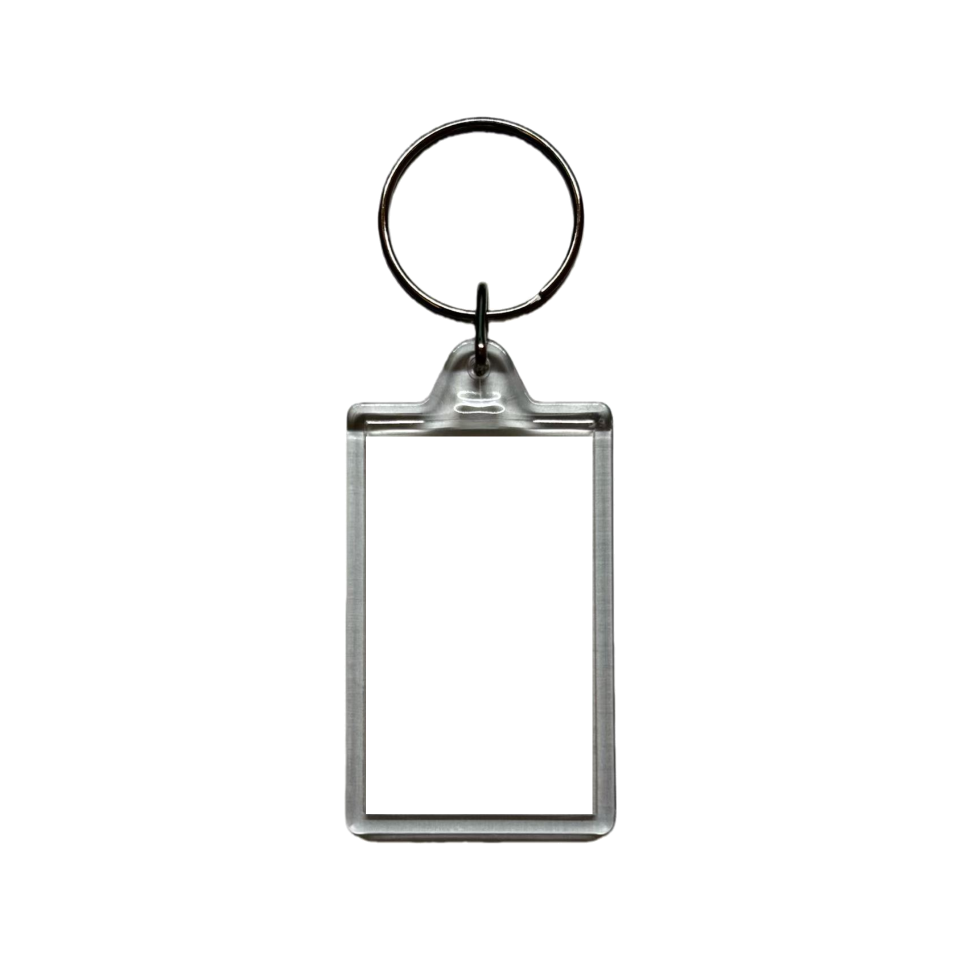
#> input picture assets/keychain/keychain_overlay.png, 1920 x 1920 px (shown at 1/2 size)
$ python -i make_player.py   (imports and definitions only)
#> lines starting #> are read from the running program, lines starting #| are printed output that depends on the picture
### tools/fonts.py
# -*- coding: utf-8 -*-
"""跨平台中文字体探测。

出图需要一款中文字体（粗体、常规各一）。本模块按以下顺序查找：

1. **环境变量显式指定**（最优先，任何平台都适用）
   - ``MINUET_FONT_BOLD`` —— 粗体字体文件路径
   - ``MINUET_FONT_REG``  —— 常规字体文件路径
2. 当前平台的常见字体路径候选
3. 扫描系统字体目录，按关键词匹配（微软雅黑 / 苹方 / 思源黑体 / 文泉驿…）

定位不到时抛出带解决步骤的 :class:`RuntimeError`，
而不是让上层画出一堆「豆腐块」（□□□）却不知道为什么。
"""
from __future__ import annotations

import glob
import os
import sys

# 关键词按优先级排列（越靠前越优先）。扫描字体目录时用文件名匹配。
_BOLD_KEYWORDS = [
    "msyhbd",              # 微软雅黑 Bold (Windows)
    "pingfang",            # 苹方 (macOS)
    "sourcehansanssc-bold", "sourcehansanssc_bold",
    "notosanscjk-bold", "notosanscjksc-bold",
    "sourcehansans-bold",
    "msyh", "simhei",      # 退而求其次
    "wqy-zenhei", "wqy-microhei",
    "simsun",
]
_REG_KEYWORDS = [
    "msyh",
    "pingfang",
    "sourcehansanssc-regular", "sourcehansanssc_regular",
    "notosanscjk-regular", "notosanscjksc-regular",
    "sourcehansans-regular",
    "simhei",
    "wqy-zenhei", "wqy-microhei",
    "simsun",
]

_cache: dict[str, str] = {}


def _search_dirs():
    """产出当前平台值得扫描的字体目录。"""
    if sys.platform.startswith("win"):
        win = os.environ.get("WINDIR", r"C:\Windows")
        yield os.path.join(win, "Fonts")
        local = os.environ.get("LOCALAPPDATA")
        if local:
            yield os.path.join(local, "Microsoft", "Windows", "Fonts")
    elif sys.platform == "darwin":
        yield "/System/Library/Fonts"
        yield "/Library/Fonts"
        yield os.path.expanduser("~/Library/Fonts")
    else:
        yield "/usr/share/fonts"
        yield "/usr/local/share/fonts"
        yield os.path.expanduser("~/.fonts")
        yield os.path.expanduser("~/.local/share/fonts")


def find(bold: bool = True) -> str:
    """返回一个可用的中文字体文件路径。

    :param bold: True 取粗体，False 取常规体
    :raises RuntimeError: 找不到任何可用字体时
    """
#> called with bold = True
    key = "bold" if bold else "reg"
    if key in _cache:
        return _cache[key]

    env_name = "MINUET_FONT_BOLD" if bold else "MINUET_FONT_REG"
    env_val = os.environ.get(env_name)
    if env_val:
        if os.path.exists(env_val):
            _cache[key] = env_val
            return env_val
        raise RuntimeError(
            f"环境变量 {env_name} 指向的字体文件不存在：{env_val}"
        )

    keywords = _BOLD_KEYWORDS if bold else _REG_KEYWORDS
    hits: list[tuple[int, str]] = []
    for d in _search_dirs():
        if not os.path.isdir(d):
            continue
        for ext in ("*.ttc", "*.ttf", "*.otf", "*.otc"):
            for path in glob.glob(os.path.join(d, "**", ext), recursive=True):
                name = os.path.basename(path).lower()
                for rank, kw in enumerate(keywords):
                    if kw in name:
                        hits.append((rank, path))
                        break

    if hits:
        # 关键词优先级优先；同优先级取路径较短的（通常是正体，不是变体）
        hits.sort(key=lambda t: (t[0], len(t[1])))
        _cache[key] = hits[0][1]
        return _cache[key]

    raise RuntimeError(
        "找不到可用的中文字体，出图会因为缺字变成方块。请任选一种方式解决：\n"
        "  1) 指定字体文件（推荐）\n"
        "     Windows:      set MINUET_FONT_BOLD=C:\\Windows\\Fonts\\msyhbd.ttc\n"
        "                   set MINUET_FONT_REG=C:\\Windows\\Fonts\\msyh.ttc\n"
        "     macOS/Linux:  export MINUET_FONT_BOLD=/path/to/font.ttc\n"
        "                   export MINUET_FONT_REG=/path/to/font.ttc\n"
        "  2) 安装中文字体后重试\n"
        "     Debian/Ubuntu:  sudo apt install fonts-noto-cjk\n"
        "     CentOS/RHEL:    sudo yum install wqy-zenhei-fonts\n"
        "     macOS 自带苹方，通常无需安装"
    )


def find_bold() -> str:
    return find(bold=True)


def find_regular() -> str:
    return find(bold=False)
#> further down, picture is the input picture: PIL image 1920x1920 RGBA; mean R, G, B, A 239.4, 239.6, 239, 12.4


# [3 lines that do not run on import are left out]

### tools/make_player.py
# -*- coding: utf-8 -*-
"""
网易云「播放界面 · 方形封面」母版合成器

用专辑封面母版 + 歌曲信息, 复刻网易云 App 深色播放界面 (方形封面样式)。

设计要点:
- 比例 1:2.168 (iPhone 全屏, 1179x2556), 分辨率任意指定
- 不含状态栏 (时间/信号/电量), 比手机截图干净
- 全元素程序化绘制 (不依赖字体符号, 避免缺字变豆腐块)
- 版面比例均取自真实截图的像素测量, 非目测估算

用法:
  python make_player.py --cover 封面.jpg --title 如果呢 --artist 郑润泽 \
                        --duration 257 --played 0.047 --width 1200 --out out.png
"""
import argparse
import os

import numpy as np
from PIL import Image, ImageChops, ImageDraw, ImageFilter, ImageFont

from fonts import find_bold, find_regular

# 中文字体：自动探测当前系统（Windows/macOS/Linux 各有候选表），
# 也可用环境变量 MINUET_FONT_BOLD / MINUET_FONT_REG 直接指定字体文件。
BD = find_bold()
RG = find_regular()

# ---------- 配色 (取自真实截图采样) ----------
BG_TOP = (48, 48, 48)
BG_BOTTOM = (20, 20, 20)
TEXT_MAIN = (245, 245, 247)
TEXT_SUB = (146, 146, 152)
ACCENT_RED = (255, 45, 70)
TAG_BG = (255, 255, 255, 20)
BAR_DONE = (255, 255, 255)
BAR_REST = (90, 90, 92)
ICON = (238, 238, 242)
ICON_DIM = (150, 150, 156)
GREEN = (58, 205, 128)

# ---------- 版面锚点 (占画面高度比例) ----------
# 无状态栏: 已把状态栏高度剔除后重新归一, 顶部更紧凑
A_NO_SB = dict(nav=0.0400, cover=0.1216, tag=0.6266, title=0.6714, art=0.6912,
               bar=0.7481, time=0.7716, ctl=0.8500, bot=0.9332)
# 带状态栏: 直接照搬原截图的纵向比例
A_WITH_SB = dict(nav=0.0888, cover=0.1663, tag=0.6455, title=0.6882, art=0.7072,
                 bar=0.7610, time=0.7833, ctl=0.8572, bot=0.9366)

# 3:5 画布 (30x50mm 卡片) —— 锚点取自真实参考图逐像素测量 (1178x1963):
# 无导航栏、无底部图标行, 控制行即最后一排; 封面几乎顶到上边
A_3X5 = dict(nav=None, cover=0.0418, tag=0.6681, title=0.7213, art=0.7601,
             bar=0.8164, time=0.8459, ctl=0.9422, bot=None)

RATIO = 2.168           # 高 / 宽 (iPhone 全屏)
RATIO_3X5 = 5 / 3       # 30x50mm 卡片比例
MX_C = 0.0564           # 封面左右边距 (占宽)
COVER_W = 0.8872        # 封面宽度 (占宽)
COVER_W_3X5 = 0.8888    # 3:5 画布下的封面宽度 (与参考图实测一致)
MX_T = 0.0653           # 文字左右边距 (占宽)
TAG_X0 = 0.0534         # 标签胶囊左边界


# [8 lines left out: function _font, not called in this run]


def lerp(a, b, t):
    return tuple(int(round(a[i] + (b[i] - a[i]) * t)) for i in range(3))


# [6 lines left out: function vgrad, not called in this run]


# ---- 播放页背景配色方案（可切换，2026-09-17）----
#   l3（默认，用户选定）：高饱和主色 + 亮度定标 → 背景带封面色调（真实网易云观感）
#   legacy（保留）：整图平均色 × 系数 → 近黑/灰黑（旧行为，供回退与对比）
# 切换：环境变量 PLAYER_BG=legacy  （两套成品都保留，见 outputs/ 下两个目录）
BG_STYLE = os.environ.get("PLAYER_BG", "l3").strip().lower()

# L3 的目标亮度（不是乘系数）：top/bot 直接定标到这个亮度，色相与饱和度由主色决定。
#   sat≈0（灰白封面）  → 顶 20 / 底 11   （深灰背景）
#   sat≥0.35（彩色封面）→ 顶 72 / 底 40  （= 参考成品实测水平）
PAL_TOP_A, PAL_TOP_B = 20.0, 52.0
PAL_BOT_A, PAL_BOT_B = 11.0, 29.0


# [22 lines left out: function _palette_legacy, not called in this run]


def cover_palette(cover_img):
    """从封面提主色, 生成跟随封面的深色渐变 —— 网易云播放页背景就是这么来的。

    绝对不能用固定灰 (48,48,48): 封面偏蓝, 背景就该偏蓝; 封面是白底, 背景就该是深灰。

    🔴 2026-09-17 修正（用户选 L3）—— 旧版用「整张封面的平均色」, 那是错的:
        平均色会让互补色互相抵消饱和度。实测「晴天」封面（墨绿沙发+亮墙+肤色+暗角）
        平均后得到 RGB(77,81,71)、饱和度只剩 0.13 的一坨灰绿，再乘 0.24~0.53
        的系数 → 近黑 RGB(26,27,23)，**封面的色调信息整个丢了**。
        当时实测：我们背景饱和 0.13 vs 参考成品 0.49；连本函数注释里自己写的
        校验目标「蓝封面主色 (122,169,215) → 顶(65,90,114)」(饱和 0.43) 都对不上 ——
        说明"带封面色调的背景"才是原设计意图, 是"平均"把它退化了。

    新模型（两步）:
      ① 主色 = **高饱和区代表色**（饱和度 ≥ P70 的像素均值），色相/饱和度都保住；
      ② 亮度 = **定标**而非乘系数：c * (目标亮度 / 主色自身亮度)。
         sRGB 等比缩放不改变 (max-min)/max → 色相与饱和度原样保留，只调亮度。

    这样"色"和"亮"两个维度彻底解耦，可以按观感单独定亮度档。
    实测 5 首：晴天→墨绿 搁浅→暗金 红尘客栈→暗蓝 夜曲→暖棕 青花瓷→暗红，
    全部与各自封面同色系，亮度 68（参考 72.6）、饱和 0.62（参考 0.49）。

    ⚠️ 只改**背景色**。UI 元素（文字/图标/进度条）一个像素都不碰 ——
       用户曾否掉的是"全局提亮曲线"（k=1.21，把 UI 区 28.7 抬到 45.6 → 发灰罩纱），
       与本函数无关。

    校验:
      蓝封面主色 (122,169,215) → 顶(65,90,114) 底(38,52,67)
                          参考图实测 顶(71,87,110) 底(43,52,67)  ✓
      白底封面 (195,190,180)  → 顶(59,58,55)  底(28,28,27)
                        手机截图实测 顶(49,49,49)  底(20,20,20)   ✓ 接近

    🔁 回退：环境变量 `PLAYER_BG=legacy` 可切回旧的平均色方案（见 _palette_legacy）。
    """
    if BG_STYLE == "legacy":
        return _palette_legacy(cover_img)
    sm = cover_img.convert("RGB").resize((96, 96), Image.LANCZOS)
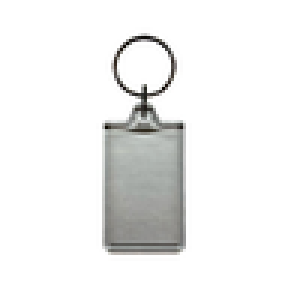
#> sm: PIL image 96x96 RGB (shown 3 times larger); mean R, G, B 239.1, 239.4, 238.8
    a = np.asarray(sm, dtype=float).reshape(-1, 3)

    # ① 高饱和区代表色（保住色相与饱和度；灰白封面自动退化为整图均值）
    mx, mn = a.max(1), a.min(1)
#> mx = 9216 values, max 255 at index 0, min 11 at index 1386, mean 239.5; mn = 9216 values, max 255 at index 0, min 0 at index 4067, mean 238.7
    s = np.where(mx > 0, (mx - mn) / np.maximum(mx, 1), 0.0)
#> s = 9216 values, max 1 at index 4067, min 0 at index 0, mean 0.00623
    sel = s >= max(float(np.percentile(s, 70)), 0.06)
    c = a[sel].mean(0) if int(sel.sum()) >= 30 else a.mean(0)
#> c = [72.08, 68.51, 62.97]

    hi = float(c.max())
#> hi = 72.08
    sat = (hi - float(c.min())) / hi if hi > 0 else 0.0
#> sat = 0.126
    f = min(sat / 0.35, 1.0)
#> f = 0.361

    # ② 按亮度定标（等比缩放 → 色相/饱和度不变）
    l = max(float(c @ np.array([0.299, 0.587, 0.114], np.float32)), 1.0)
#> l = 68.95
    top = c * ((PAL_TOP_A + PAL_TOP_B * f) / l)
#> top = [40.52, 38.52, 35.4]
    bot = c * ((PAL_BOT_A + PAL_BOT_B * f) / l)
#> bot = [22.44, 21.33, 19.6]
    return (tuple(np.clip(top, 18, 255).astype(int)),
            tuple(np.clip(bot, 10, 255).astype(int)))


# ---------------- 图标 (全部几何绘制) ----------------

# [58 lines left out: functions _heart_mask, draw_heart, draw_heart_outline, blend_rrect, draw_sparkle, not called in this run]


def draw_chevron_down(d, cx, cy, w_, h_, color, lw):
    d.line([(cx - w_, cy - h_ * 0.5), (cx, cy + h_ * 0.5), (cx + w_, cy - h_ * 0.5)],
           fill=color, width=lw, joint="curve")


def draw_chevron_right(d, cx, cy, w_, h_, color, lw):
    d.line([(cx - w_ * 0.5, cy - h_), (cx + w_ * 0.5, cy), (cx - w_ * 0.5, cy + h_)],
           fill=color, width=lw, joint="curve")


# [41 lines left out: functions draw_loop, draw_pause, draw_tri, draw_bar_icon, draw_bubble, not called in this run]


def fmt_time(sec):
    sec = int(sec)
    return f"{sec // 60:02d}:{sec % 60:02d}"


# [295 lines left out: functions tw_of, draw_statusbar, make, main, not called in this run]


# [2 lines not run here, left out]

>>> from PIL import Image
>>> picture = Image.open('../assets/keychain/keychain_overlay.png')
>>> result = cover_palette(picture)
#> result = ((40, 38, 35), (22, 21, 19))
